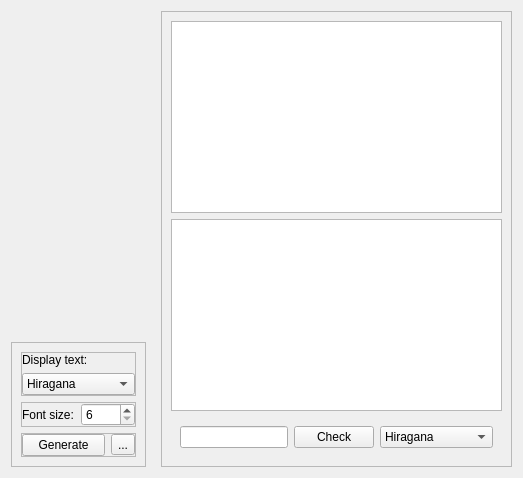
      <widget class="QWidget" name="Japanese">
       <attribute name="title">
        <string>Japanese</string>
       </attribute>
       <layout class="QHBoxLayout" name="horizontalLayout_7">
        <item>
         <widget class="QWidget" name="widget_9" native="true">
          <layout class="QVBoxLayout" name="verticalLayout_11">
           <property name="leftMargin">
            <number>0</number>
           </property>
           <property name="topMargin">
            <number>0</number>
           </property>
           <property name="bottomMargin">
            <number>0</number>
           </property>
           <item>
            <spacer name="verticalSpacer">
             <property name="orientation">
              <enum>Qt::Vertical</enum>
             </property>
             <property name="sizeHint" stdset="0">
              <size>
               <width>20</width>
               <height>155</height>
              </size>
             </property>
            </spacer>
           </item>
           <item>
            <widget class="QFrame" name="settingsLayout">
             <property name="sizePolicy">
              <sizepolicy hsizetype="Minimum" vsizetype="Minimum">
               <horstretch>0</horstretch>
               <verstretch>0</verstretch>
              </sizepolicy>
             </property>
             <property name="frameShape">
              <enum>QFrame::StyledPanel</enum>
             </property>
             <property name="frameShadow">
              <enum>QFrame::Raised</enum>
             </property>
             <layout class="QVBoxLayout" name="verticalLayout_9">
              <item>
               <widget class="QFrame" name="frame">
                <property name="sizePolicy">
                 <sizepolicy hsizetype="Preferred" vsizetype="Maximum">
                  <horstretch>0</horstretch>
                  <verstretch>0</verstretch>
                 </sizepolicy>
                </property>
                <property name="frameShape">
                 <enum>QFrame::StyledPanel</enum>
                </property>
                <property name="frameShadow">
                 <enum>QFrame::Raised</enum>
                </property>
                <layout class="QVBoxLayout" name="verticalLayout_8">
                 <property name="leftMargin">
                  <number>0</number>
                 </property>
                 <property name="topMargin">
                  <number>0</number>
                 </property>
                 <property name="rightMargin">
                  <number>0</number>
                 </property>
                 <property name="bottomMargin">
                  <number>0</number>
                 </property>
                 <item>
                  <widget class="QLabel" name="label_13">
                   <property name="sizePolicy">
                    <sizepolicy hsizetype="Preferred" vsizetype="Fixed">
                     <horstretch>0</horstretch>
                     <verstretch>0</verstretch>
                    </sizepolicy>
                   </property>
                   <property name="text">
                    <string>Display text:</string>
                   </property>
                  </widget>
                 </item>
                 <item>
                  <widget class="QComboBox" name="cbox_displayTextJPN">
                   <property name="sizePolicy">
                    <sizepolicy hsizetype="Preferred" vsizetype="Fixed">
                     <horstretch>0</horstretch>
                     <verstretch>0</verstretch>
                    </sizepolicy>
                   </property>
                   <item>
                    <property name="text">
                     <string>Hiragana</string>
                    </property>
                   </item>
                   <item>
                    <property name="text">
                     <string>Katakana</string>
                    </property>
                   </item>
                   <item>
                    <property name="text">
                     <string>Phonetics ENG</string>
                    </property>
                   </item>
                   <item>
                    <property name="text">
                     <string>Phonetics РУС</string>
                    </property>
                   </item>
                  </widget>
                 </item>
                </layout>
               </widget>
              </item>
              <item>
               <widget class="QFrame" name="frame_2">
                <property name="sizePolicy">
                 <sizepolicy hsizetype="Preferred" vsizetype="Maximum">
                  <horstretch>0</horstretch>
                  <verstretch>0</verstretch>
                 </sizepolicy>
                </property>
                <property name="frameShape">
                 <enum>QFrame::StyledPanel</enum>
                </property>
                <property name="frameShadow">
                 <enum>QFrame::Raised</enum>
                </property>
                <layout class="QHBoxLayout" name="horizontalLayout_4">
                 <property name="leftMargin">
                  <number>0</number>
                 </property>
                 <property name="topMargin">
                  <number>0</number>
                 </property>
                 <property name="rightMargin">
                  <number>0</number>
                 </property>
                 <property name="bottomMargin">
                  <number>0</number>
                 </property>
                 <item>
                  <widget class="QLabel" name="label_6">
                   <property name="text">
                    <string>Font size:</string>
                   </property>
                  </widget>
                 </item>
                 <item>
                  <widget class="QSpinBox" name="fontSizeJPN">
                   <property name="minimum">
                    <number>6</number>
                   </property>
                   <property name="maximum">
                    <number>1000</number>
                   </property>
                   <property name="displayIntegerBase">
                    <number>10</number>
                   </property>
                  </widget>
                 </item>
                </layout>
               </widget>
              </item>
              <item>
               <widget class="QFrame" name="frame_3">
                <property name="sizePolicy">
                 <sizepolicy hsizetype="Preferred" vsizetype="Maximum">
                  <horstretch>0</horstretch>
                  <verstretch>0</verstretch>
                 </sizepolicy>
                </property>
                <property name="frameShape">
                 <enum>QFrame::StyledPanel</enum>
                </property>
                <property name="frameShadow">
                 <enum>QFrame::Raised</enum>
                </property>
                <layout class="QHBoxLayout" name="horizontalLayout_3">
                 <property name="leftMargin">
                  <number>0</number>
                 </property>
                 <property name="topMargin">
                  <number>0</number>
                 </property>
                 <property name="rightMargin">
                  <number>0</number>
                 </property>
                 <property name="bottomMargin">
                  <number>0</number>
                 </property>
                 <item>
                  <widget class="QPushButton" name="generateJPN">
                   <property name="sizePolicy">
                    <sizepolicy hsizetype="Minimum" vsizetype="Fixed">
                     <horstretch>0</horstretch>
                     <verstretch>0</verstretch>
                    </sizepolicy>
                   </property>
                   <property name="text">
                    <string>Generate</string>
                   </property>
                   <property name="autoRepeat">
                    <bool>true</bool>
                   </property>
                   <property name="autoRepeatDelay">
                    <number>300</number>
                   </property>
                   <property name="autoRepeatInterval">
                    <number>100</number>
                   </property>
                   <property name="flat">
                    <bool>false</bool>
                   </property>
                  </widget>
                 </item>
                 <item>
                  <widget class="QToolButton" name="settingsBtnJPN">
                   <property name="text">
                    <string>...</string>
                   </property>
                  </widget>
                 </item>
                </layout>
               </widget>
              </item>
             </layout>
            </widget>
           </item>
          </layout>
         </widget>
        </item>
        <item>
         <widget class="QFrame" name="textWindows">
          <property name="frameShape">
           <enum>QFrame::StyledPanel</enum>
          </property>
          <property name="frameShadow">
           <enum>QFrame::Raised</enum>
          </property>
          <layout class="QVBoxLayout" name="verticalLayout_10">
           <item>
            <widget class="QTextBrowser" name="generatedText">
             <property name="sizePolicy">
              <sizepolicy hsizetype="Preferred" vsizetype="Preferred">
               <horstretch>0</horstretch>
               <verstretch>0</verstretch>
              </sizepolicy>
             </property>
             <property name="font">
              <font>
               <pointsize>14</pointsize>
              </font>
             </property>
             <property name="verticalScrollBarPolicy">
              <enum>Qt::ScrollBarAsNeeded</enum>
             </property>
             <property name="horizontalScrollBarPolicy">
              <enum>Qt::ScrollBarAsNeeded</enum>
             </property>
             <property name="html">
              <string>&lt;!DOCTYPE HTML PUBLIC &quot;-//W3C//DTD HTML 4.0//EN&quot; &quot;http://www.w3.org/TR/REC-html40/strict.dtd&quot;&gt;
&lt;html&gt;&lt;head&gt;&lt;meta name=&quot;qrichtext&quot; content=&quot;1&quot; /&gt;&lt;style type=&quot;text/css&quot;&gt;
p, li { white-space: pre-wrap; }
&lt;/style&gt;&lt;/head&gt;&lt;body style=&quot; font-family:'Cantarell'; font-size:14pt; font-weight:400; font-style:normal;&quot;&gt;
&lt;p style=&quot;-qt-paragraph-type:empty; margin-top:0px; margin-bottom:0px; margin-left:0px; margin-right:0px; -qt-block-indent:0; text-indent:0px;&quot;&gt;&lt;br /&gt;&lt;/p&gt;&lt;/body&gt;&lt;/html&gt;</string>
             </property>
             <property name="openLinks">
              <bool>false</bool>
             </property>
            </widget>
           </item>
           <item>
            <widget class="QTextBrowser" name="comparedText">
             <property name="sizePolicy">
              <sizepolicy hsizetype="Preferred" vsizetype="Preferred">
               <horstretch>0</horstretch>
               <verstretch>0</verstretch>
              </sizepolicy>
             </property>
             <property name="font">
              <font>
               <pointsize>14</pointsize>
              </font>
             </property>
             <property name="verticalScrollBarPolicy">
              <enum>Qt::ScrollBarAsNeeded</enum>
             </property>
             <property name="horizontalScrollBarPolicy">
              <enum>Qt::ScrollBarAsNeeded</enum>
             </property>
             <property name="html">
              <string>&lt;!DOCTYPE HTML PUBLIC &quot;-//W3C//DTD HTML 4.0//EN&quot; &quot;http://www.w3.org/TR/REC-html40/strict.dtd&quot;&gt;
&lt;html&gt;&lt;head&gt;&lt;meta name=&quot;qrichtext&quot; content=&quot;1&quot; /&gt;&lt;style type=&quot;text/css&quot;&gt;
p, li { white-space: pre-wrap; }
&lt;/style&gt;&lt;/head&gt;&lt;body style=&quot; font-family:'Cantarell'; font-size:14pt; font-weight:400; font-style:normal;&quot;&gt;
&lt;p style=&quot;-qt-paragraph-type:empty; margin-top:0px; margin-bottom:0px; margin-left:0px; margin-right:0px; -qt-block-indent:0; text-indent:0px; font-size:10pt;&quot;&gt;&lt;br /&gt;&lt;/p&gt;&lt;/body&gt;&lt;/html&gt;</string>
             </property>
             <property name="openLinks">
              <bool>false</bool>
             </property>
            </widget>
           </item>
           <item>
            <widget class="QWidget" name="widget_8" native="true">
             <property name="sizePolicy">
              <sizepolicy hsizetype="Preferred" vsizetype="Maximum">
               <horstretch>0</horstretch>
               <verstretch>0</verstretch>
              </sizepolicy>
             </property>
             <layout class="QHBoxLayout" name="horizontalLayout_5">
              <item>
               <widget class="QLineEdit" name="inputJPN"/>
              </item>
              <item>
               <widget class="QPushButton" name="checkJPN">
                <property name="sizePolicy">
                 <sizepolicy hsizetype="Fixed" vsizetype="Fixed">
                  <horstretch>0</horstretch>
                  <verstretch>0</verstretch>
                 </sizepolicy>
                </property>
                <property name="text">
                 <string>Check</string>
                </property>
               </widget>
              </item>
              <item>
               <widget class="QComboBox" name="cbox_check_selection_JPN">
                <property name="sizePolicy">
                 <sizepolicy hsizetype="Preferred" vsizetype="Fixed">
                  <horstretch>0</horstretch>
                  <verstretch>0</verstretch>
                 </sizepolicy>
                </property>
                <item>
                 <property name="text">
                  <string>Hiragana</string>
                 </property>
                </item>
                <item>
                 <property name="text">
                  <string>Katakana</string>
                 </property>
                </item>
                <item>
                 <property name="text">
                  <string>Phonetics ENG</string>
                 </property>
                </item>
                <item>
                 <property name="text">
                  <string>Phonetics РУС</string>
                 </property>
                </item>
               </widget>
              </item>
             </layout>
            </widget>
           </item>
          </layout>
         </widget>
        </item>
       </layout>
      </widget>
